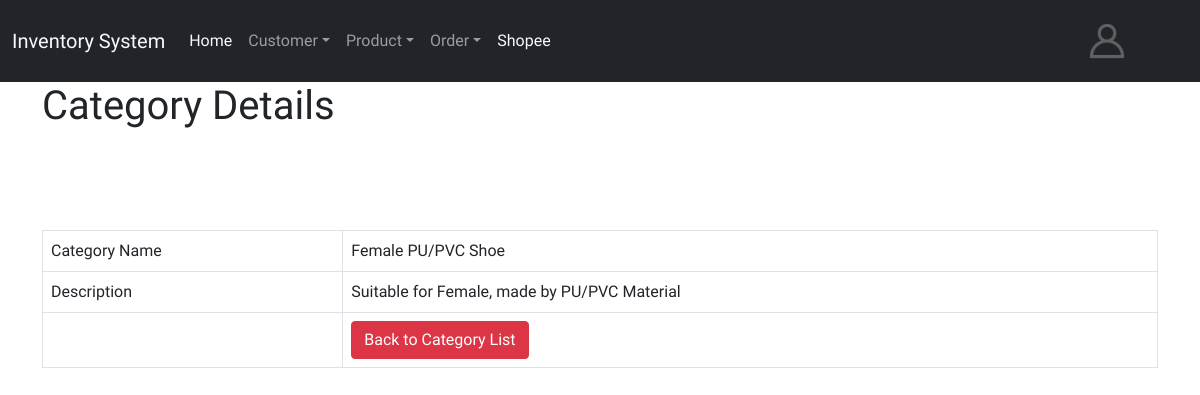
Screenshot of /FYP/category_read_one.php?id=6 (signed in) with the database file from the repository.
### tables this page shows
CREATE TABLE `categories` (
  `category_id` int(11) NOT NULL,
  `category_name` varchar(20) NOT NULL,
  `description` text NOT NULL
);

### FYP/category_read_one.php (the view, shortened to what this page needs)
<?php
include 'config/navbar.php';
?>
<head>
    <link href="https://cdn.jsdelivr.net/npm/bootstrap@5.0.1/dist/css/bootstrap.min.css" rel="stylesheet">
</head>
<body>
    <div class="container">
        <div class="page-header">
            <h1>Category Details</h1>
        </div>
        <?php
        $id = isset($_GET['id']) ? $_GET['id'] : die('ERROR: Record ID not found.');
        include 'config/database.php';
        try {
            $query = "SELECT * FROM categories WHERE category_id = :category_id ";
            $stmt = $con->prepare($query);
            $stmt->bindParam(":category_id", $id);
            $stmt->execute();
            $row = $stmt->fetch(PDO::FETCH_ASSOC);
            $categoryname = $row['category_name'];
            $categorydescription = $row['description'];
        }
        catch (PDOException $exception) {
            die('ERROR: ' . $exception->getMessage());
        }
        ?>
        <table class='table table-hover table-responsive table-bordered'>
            <tr>
                <td>Category Name</td>
                <td><?php echo htmlspecialchars($categoryname, ENT_QUOTES);  ?></td>
            </tr>
            <tr>
                <td>Description</td>
                <td><?php echo htmlspecialchars($categorydescription, ENT_QUOTES);  ?></td>
            </tr>
            <tr>
                <td></td>
                <td>
                    <a href='category_read.php' class='btn btn-danger'>Back to Category List</a>
                </td>
            </tr>
        </table>
    </div>
</body>
</html>

### FYP/config/navbar.php (style rules this page uses)
body { font-family: 'Mochiy Pop One', sans-serif; }

### FYP/category_read_one.php (style rules this page uses)
body { font-family: 'Mochiy Pop One', sans-serif; }
.table { margin-top: 100px; }

### rows the page displays
categories: category_name "Female PU/PVC Shoe", description "Suitable for Female, made by PU/PVC Material"
